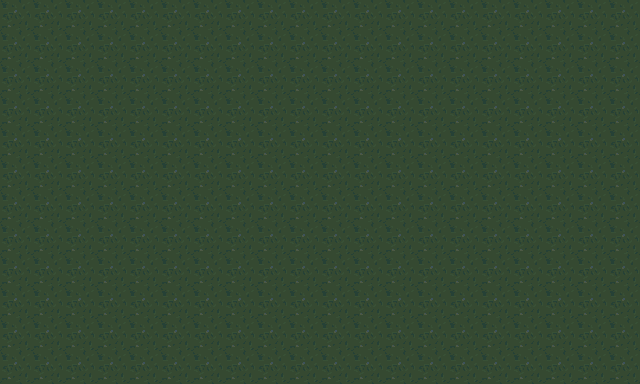

Rendered tile map (Tiled .tmx) drawn with the repository's tilesets; below, a short description and the full map source, tile grids included:
An orthogonal 20x12 tile map with 32x32 px tiles, 1 tile layer (Tile Layer 1) and 1 object (player).

<map version="1.2" tiledversion="1.2.1" orientation="orthogonal" renderorder="right-down" width="20" height="12" tilewidth="32" tileheight="32" infinite="0" nextlayerid="3" nextobjectid="3">
 <tileset firstgid="1" source="Street.tsx" />
 <layer id="1" name="Tile Layer 1" width="20" height="12">
  <data>
   <tile gid="28" />
   <tile gid="28" />
   <tile gid="28" />
   <tile gid="28" />
   <tile gid="28" />
   <tile gid="28" />
   <tile gid="28" />
   <tile gid="28" />
   <tile gid="28" />
   <tile gid="28" />
   <tile gid="28" />
   <tile gid="28" />
   <tile gid="28" />
   <tile gid="28" />
   <tile gid="28" />
   <tile gid="28" />
   <tile gid="28" />
   <tile gid="28" />
   <tile gid="28" />
   <tile gid="28" />
   <tile gid="28" />
   <tile gid="28" />
   <tile gid="28" />
   <tile gid="28" />
   <tile gid="28" />
   <tile gid="28" />
   <tile gid="28" />
   <tile gid="28" />
   <tile gid="28" />
   <tile gid="28" />
   <tile gid="28" />
   <tile gid="28" />
   <tile gid="28" />
   <tile gid="28" />
   <tile gid="28" />
   <tile gid="28" />
   <tile gid="28" />
   <tile gid="28" />
   <tile gid="28" />
   <tile gid="28" />
   <tile gid="28" />
   <tile gid="28" />
   <tile gid="28" />
   <tile gid="28" />
   <tile gid="28" />
   <tile gid="28" />
   <tile gid="28" />
   <tile gid="28" />
   <tile gid="28" />
   <tile gid="28" />
   <tile gid="28" />
   <tile gid="28" />
   <tile gid="28" />
   <tile gid="28" />
   <tile gid="28" />
   <tile gid="28" />
   <tile gid="28" />
   <tile gid="28" />
   <tile gid="28" />
   <tile gid="28" />
   <tile gid="28" />
   <tile gid="28" />
   <tile gid="28" />
   <tile gid="28" />
   <tile gid="28" />
   <tile gid="28" />
   <tile gid="28" />
   <tile gid="28" />
   <tile gid="28" />
   <tile gid="28" />
   <tile gid="28" />
   <tile gid="28" />
   <tile gid="28" />
   <tile gid="28" />
   <tile gid="28" />
   <tile gid="28" />
   <tile gid="28" />
   <tile gid="28" />
   <tile gid="28" />
   <tile gid="28" />
   <tile gid="28" />
   <tile gid="28" />
   <tile gid="28" />
   <tile gid="28" />
   <tile gid="28" />
   <tile gid="28" />
   <tile gid="28" />
   <tile gid="28" />
   <tile gid="28" />
   <tile gid="28" />
   <tile gid="28" />
   <tile gid="28" />
   <tile gid="28" />
   <tile gid="28" />
   <tile gid="28" />
   <tile gid="28" />
   <tile gid="28" />
   <tile gid="28" />
   <tile gid="28" />
   <tile gid="28" />
   <tile gid="28" />
   <tile gid="28" />
   <tile gid="28" />
   <tile gid="28" />
   <tile gid="28" />
   <tile gid="28" />
   <tile gid="28" />
   <tile gid="28" />
   <tile gid="28" />
   <tile gid="28" />
   <tile gid="28" />
   <tile gid="28" />
   <tile gid="28" />
   <tile gid="28" />
   <tile gid="28" />
   <tile gid="28" />
   <tile gid="28" />
   <tile gid="28" />
   <tile gid="28" />
   <tile gid="28" />
   <tile gid="28" />
   <tile gid="28" />
   <tile gid="28" />
   <tile gid="28" />
   <tile gid="28" />
   <tile gid="28" />
   <tile gid="28" />
   <tile gid="28" />
   <tile gid="28" />
   <tile gid="28" />
   <tile gid="28" />
   <tile gid="28" />
   <tile gid="28" />
   <tile gid="28" />
   <tile gid="28" />
   <tile gid="28" />
   <tile gid="28" />
   <tile gid="28" />
   <tile gid="28" />
   <tile gid="28" />
   <tile gid="28" />
   <tile gid="28" />
   <tile gid="28" />
   <tile gid="28" />
   <tile gid="28" />
   <tile gid="28" />
   <tile gid="28" />
   <tile gid="28" />
   <tile gid="28" />
   <tile gid="28" />
   <tile gid="28" />
   <tile gid="28" />
   <tile gid="28" />
   <tile gid="28" />
   <tile gid="28" />
   <tile gid="28" />
   <tile gid="28" />
   <tile gid="28" />
   <tile gid="28" />
   <tile gid="28" />
   <tile gid="28" />
   <tile gid="28" />
   <tile gid="28" />
   <tile gid="28" />
   <tile gid="28" />
   <tile gid="28" />
   <tile gid="28" />
   <tile gid="28" />
   <tile gid="28" />
   <tile gid="28" />
   <tile gid="28" />
   <tile gid="28" />
   <tile gid="28" />
   <tile gid="28" />
   <tile gid="28" />
   <tile gid="28" />
   <tile gid="28" />
   <tile gid="28" />
   <tile gid="28" />
   <tile gid="28" />
   <tile gid="28" />
   <tile gid="28" />
   <tile gid="28" />
   <tile gid="28" />
   <tile gid="28" />
   <tile gid="28" />
   <tile gid="28" />
   <tile gid="28" />
   <tile gid="28" />
   <tile gid="28" />
   <tile gid="28" />
   <tile gid="28" />
   <tile gid="28" />
   <tile gid="28" />
   <tile gid="28" />
   <tile gid="28" />
   <tile gid="28" />
   <tile gid="28" />
   <tile gid="28" />
   <tile gid="28" />
   <tile gid="28" />
   <tile gid="28" />
   <tile gid="28" />
   <tile gid="28" />
   <tile gid="28" />
   <tile gid="28" />
   <tile gid="28" />
   <tile gid="28" />
   <tile gid="28" />
   <tile gid="28" />
   <tile gid="28" />
   <tile gid="28" />
   <tile gid="28" />
   <tile gid="28" />
   <tile gid="28" />
   <tile gid="28" />
   <tile gid="28" />
   <tile gid="28" />
   <tile gid="28" />
   <tile gid="28" />
   <tile gid="28" />
   <tile gid="28" />
   <tile gid="28" />
   <tile gid="28" />
   <tile gid="28" />
   <tile gid="28" />
   <tile gid="28" />
   <tile gid="28" />
   <tile gid="28" />
   <tile gid="28" />
   <tile gid="28" />
   <tile gid="28" />
   <tile gid="28" />
   <tile gid="28" />
   <tile gid="28" />
   <tile gid="28" />
   <tile gid="28" />
   <tile gid="28" />
   <tile gid="28" />
   <tile gid="28" />
  </data>
 </layer>
 <objectgroup id="2" name="Object Layer 1">
  <object id="2" name="player" type="player" x="224" y="192">
   <point />
  </object>
 </objectgroup>
</map>
